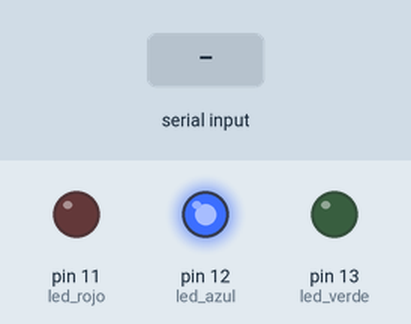
This sketch was run on a simulated Arduino Uno, built with avr-gcc and run on an emulated ATmega328P. Shown: output pins drawn as LEDs (lit = HIGH). The test bench sets the inputs (shaded band).

Above: at 1.2 s.
1.3 s: "R" received over Serial
At 3.9 s:
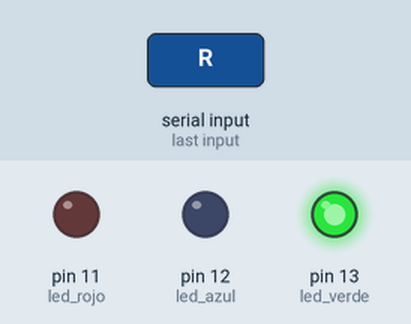
4.3 s: "M" received over Serial
At 7.0 s:
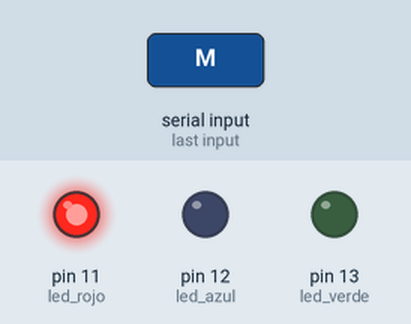
7.3 s: "D" received over Serial
At 9.7 s:
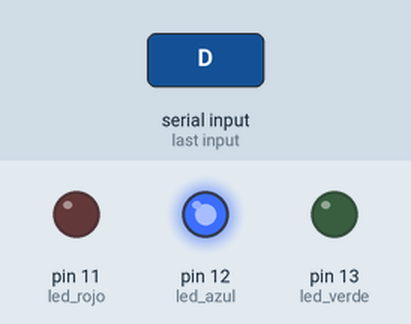
Timing chart, 0 to 11.2 s (numbered marks = the images above; inputs shaded):
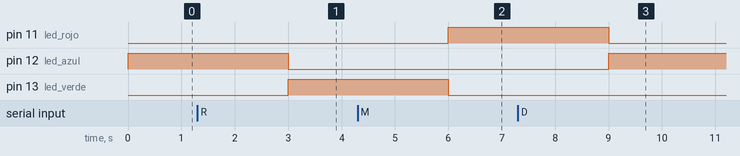

The sketch:

Discoteca.ino
```cpp
// FSM
//Se desea diseñar un sistema control de iluminación
//para una discoteca que siga el ritmo de la música.
//El comportamiento debe ser tal que por cada nota:

//•Alta (DO), la iluminación debe ser azul.
//•Baja (RE), la iluminación debe ser verde.
//•Aguda (MI), la iluminación debe ser roja.
//(Suponga que siempre llegue una nota por el puerto serial)


//enum permite definir valores no numéricos
enum fsm_estados {
  alta,
  baja,
  aguda
};

enum fsm_estados estado;

//Parametros
int led_verde = 13;
int led_azul = 12;
int led_rojo = 11;
char nota;

void setup() {
  // se indica que cada pin es de salida OUTPUT.
  pinMode(led_verde, OUTPUT);
  pinMode(led_azul, OUTPUT);
  pinMode(led_rojo, OUTPUT);

  Serial.begin(9600);
  estado = alta;

}


void loop(){
  digitalWrite(led_azul, LOW);
  digitalWrite(led_rojo, LOW);
  digitalWrite(led_verde, LOW);
  nota = Serial.read();
  switch (estado){
    case alta:
    	digitalWrite(led_azul, HIGH);
    	if(nota=='R')
        	estado=baja;
       	else if(nota=='M')
        	estado=aguda;
        else
          	estado=alta;
        break;
    case baja:
    	digitalWrite(led_verde, HIGH);
    	if(nota=='D')
        	estado=alta;
       	else if(nota=='M')
        	estado=aguda;
        else
          	estado=baja;
        break;
    case aguda:
      	digitalWrite(led_rojo, HIGH);
    	if(nota=='D')
        	estado=alta;
       	else if(nota=='R')
        	estado=baja;
        else
          	estado=aguda;
        break;
  }
  delay(1000);
}
```

Measured:
- after the input at 1.3 s, pin 12 (led_azul): HIGH → LOW after 1.7 s; pin 13 (led_verde): LOW → HIGH after 1.7 s
- after the input at 4.3 s, pin 11 (led_rojo): LOW → HIGH after 1.7 s; pin 13 (led_verde): HIGH → LOW after 1.7 s
- after the input at 7.3 s, pin 11 (led_rojo): HIGH → LOW after 1.7 s; pin 12 (led_azul): LOW → HIGH after 1.7 s
